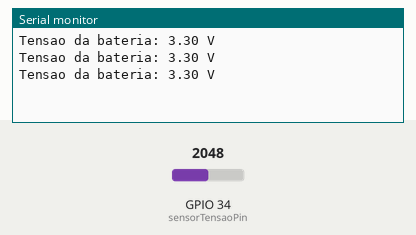
The sketch below on a simulated ESP32. On the bench: the last lines printed to the serial monitor. The inputs (shaded band) are chosen by the test bench; at power-on: GPIO 34 (sensorTensaoPin) = 2048.

Above: at 1.3 s.
1.4 s: GPIO 34 (sensorTensaoPin) set to 2866
At 1.9 s:
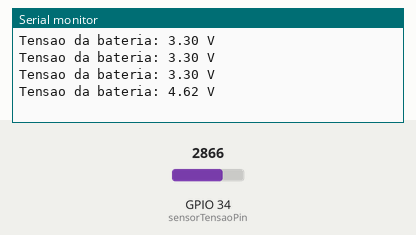
2.9 s: GPIO 34 (sensorTensaoPin) set to 3603
At 3.4 s:
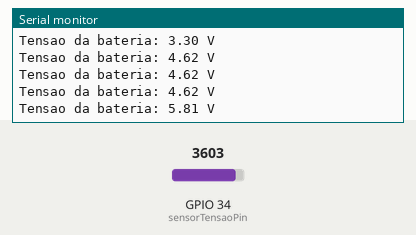
Timing chart, 0 to 5.9 s (numbered marks = the images above; inputs shaded):
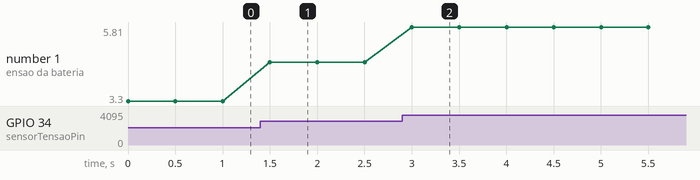

The sketch:

teste_sensor_tensao.ino
```cpp
const int sensorTensaoPin = 34; // Pino adequado

void setup() {
  Serial.begin(115200);
}

void loop() {
  int leituraAnalogica = analogRead(sensorTensaoPin);
  float tensao = (leituraAnalogica / 4095.0) * 3.3 * 2; // 3.3V * 2 Divisor de tensao

  Serial.print("Tensao da bateria: ");
  Serial.print(tensao, 2);
  Serial.println(" V");

  delay(500);
}
```

Measured:
- after the input at 1.4 s, the serial monitor: prints a new line after 0.10 s (image 1)
- after the input at 2.9 s, the serial monitor: prints a new line after 0.10 s (image 2)
- plotted number 1: 3.3 → 4.62 after the input at 1.4 s, 4.62 → 5.81 after the input at 2.9 s
